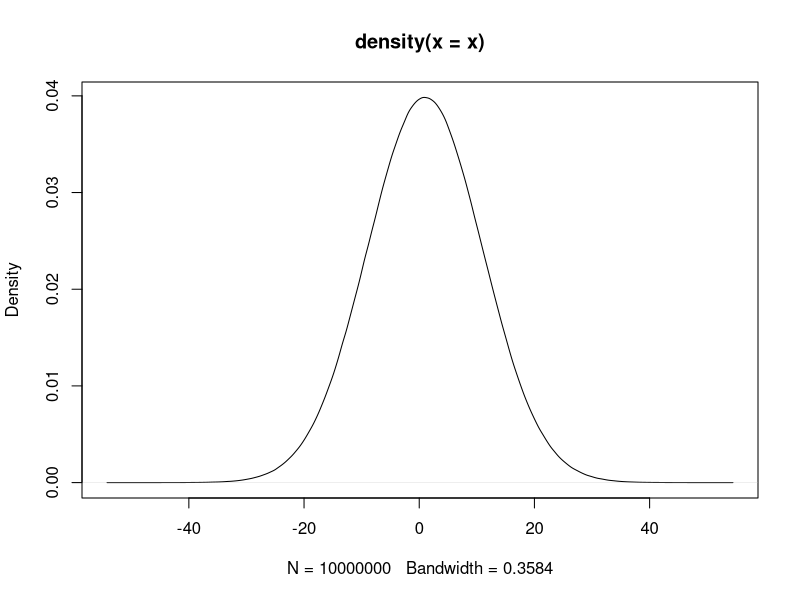

The R script that drew this image:
## ---- chunk 1
knitr::opts_chunk$set(echo = TRUE)
## ---- chunk 2
x.a <- rnorm(1000, 1, 10)

# 1.1 Filter OUT extreme values out of two standard deviations


# 1.2 Plotting the distribution of the remaining vector x.a


# 1.3 Calculate the 25% 50% and 75% quantile of vector x.a. (You may google "quantile r)


# 1.4 Get the sequence between 25% to 75% of x.a


## ---- chunk 3
x.b <- c("a", "b", "c", "d", "e", "f", "g", "h", "i", "j", "k")

# 2.1 Get only elements at odd positions

# 2.2 Truncate the first 2 elements and the last 2 elements

## ---- chunk 4
population <- c(158228, 126687, 228075, 204903, 308383)
town <- c("中正", "大同", "中山", "松山", "大安")

# 3.1 Sort the population, 
# the reuslt should be [1] 126687 158228 204903 228075 308383


# 3.2 Sort populations in decreasing order 
# (Google it or check help)
# Result: [1] 308383 228075 204903 158228 126687

# 3.3 Sort town names according to population in decreasing order
# Result: [1] "大安" "中山" "松山" "中正" "大同"


## ---- chunk 5
# 4.1 Print current time
# e.g., "2019-09-02 21:31:36 CST"


# 4.2 Check the data type of current time


# 4.3 Print today
# e.g., [1] "2019-09-02"


# 4.4 Check the data type of date


# 4.5 Write example to compare following functions: print(), cat(), and message() 


## ---- chunk 6
# 5.1 Using google to find out how to measure the ruuning time of the following code

x <- rnorm(10000000, 1, 10) 
plot(density(x))


## ---- chunk 7
a <- c(5, 5, 5, 5, 4, 4, 4, 3, 3, 1, 1, 1, 2, 2, 2)
b <- c(3, 3, 3, 4, 4, 4, 2, 2, 2, 4, 4, 1, 4, 1, 1)
df2 <- data.frame(a, b)

# sort df2 in orders of decreasing b then increasing a
df2 <- df2[order(df2$a, -df2$b),]

## ---- chunk 8
country <- c("CN", "US", "JP", "HK", "KR", "SG", "DE", "MY", "VN", "PH", "TH", "AU", "NL", "SA", "ID", "GB", "IN", "FR", "IT", "AE")

import <- c(26.142, 12.008, 7.032, 13.646, 4.589, 5.768, 2.131, 2.802, 3.428, 3.019, 1.976, 1.118, 1.624, 0.449, 0.983, 1.302, 1.027, 0.553, 0.670, 0.455)

export <- c(22.987, 12.204, 11.837, 7.739, 5.381, 4.610, 2.866, 2.784, 2.414, 2.092, 1.839, 1.788, 1.665, 1.409, 1.391, 1.075, 0.974, 0.899, 0.800, 0.728)

